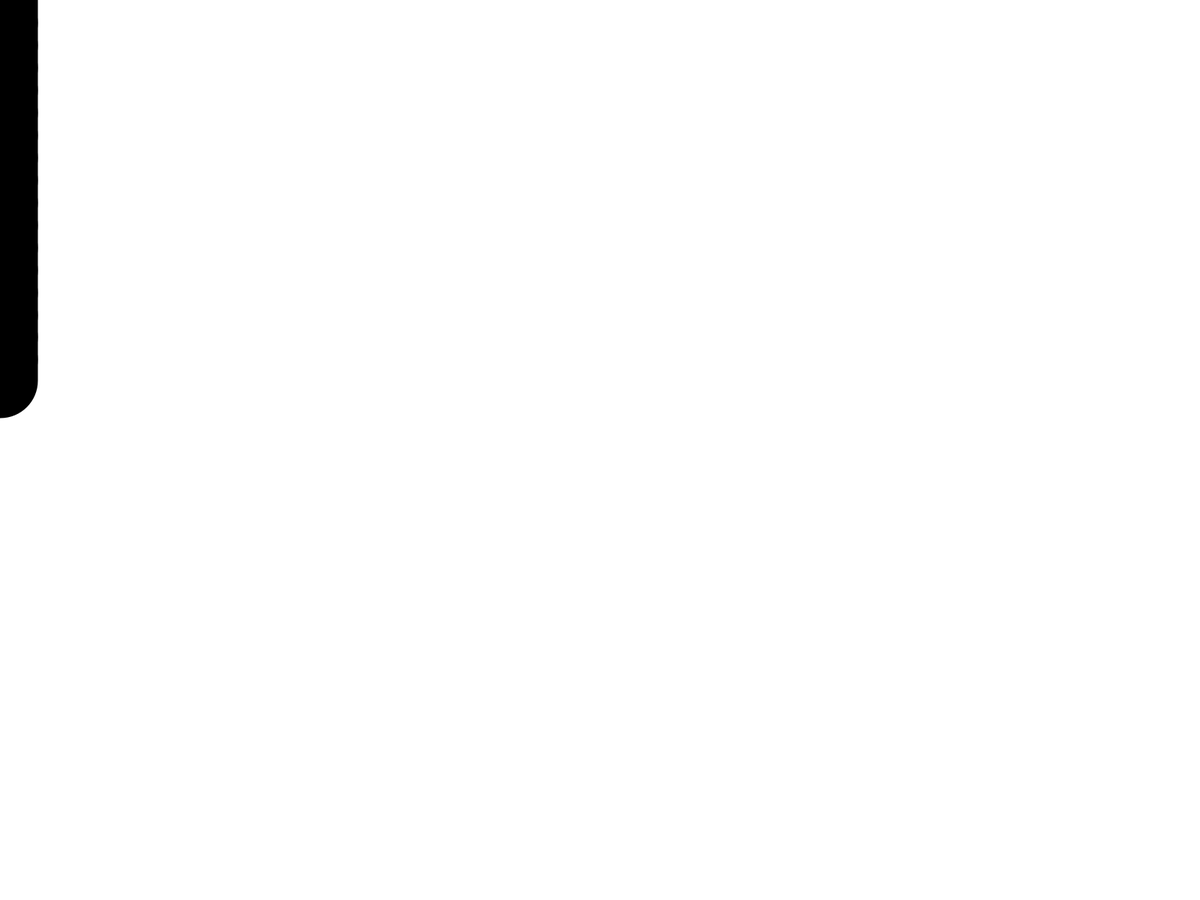
Frame 1 (no input)
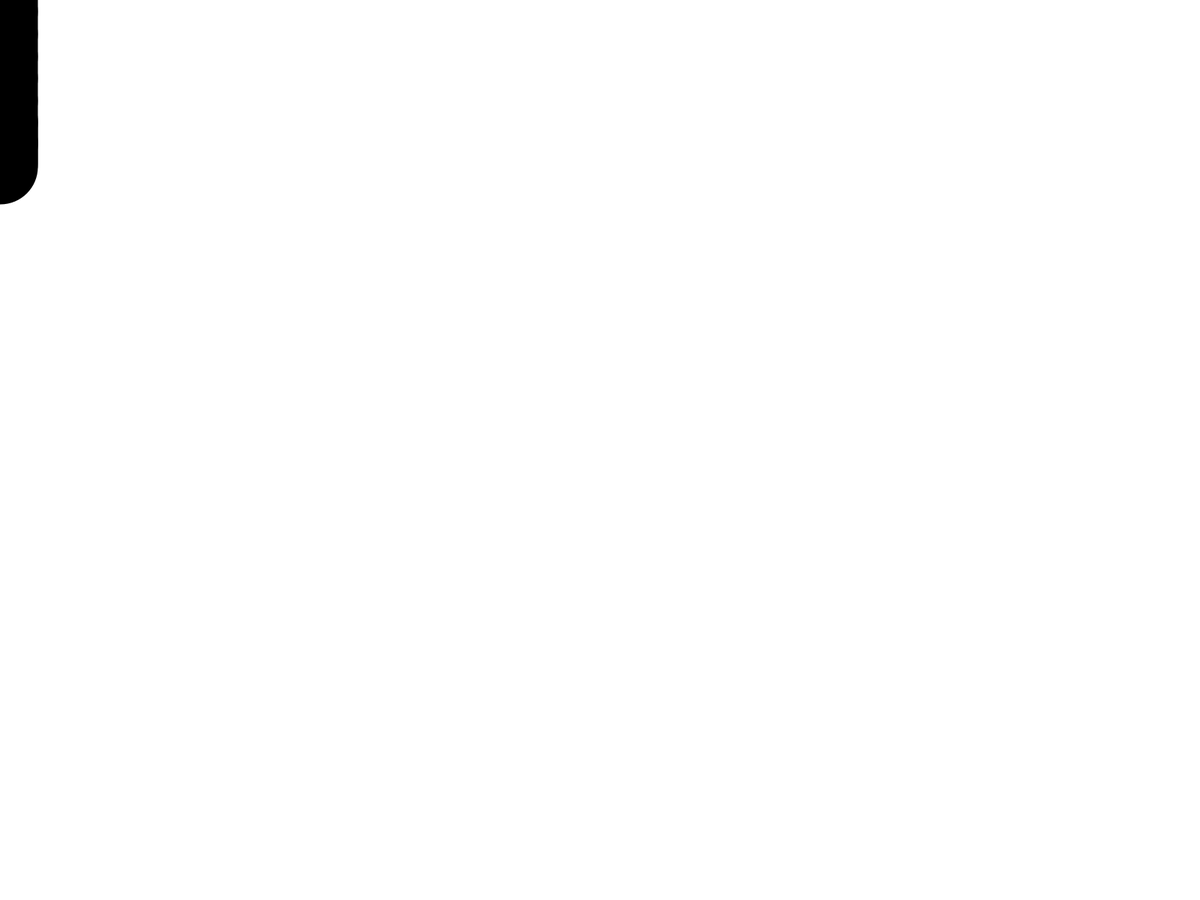
Frame 60 (the mouse pressed at the canvas centre just before this capture)
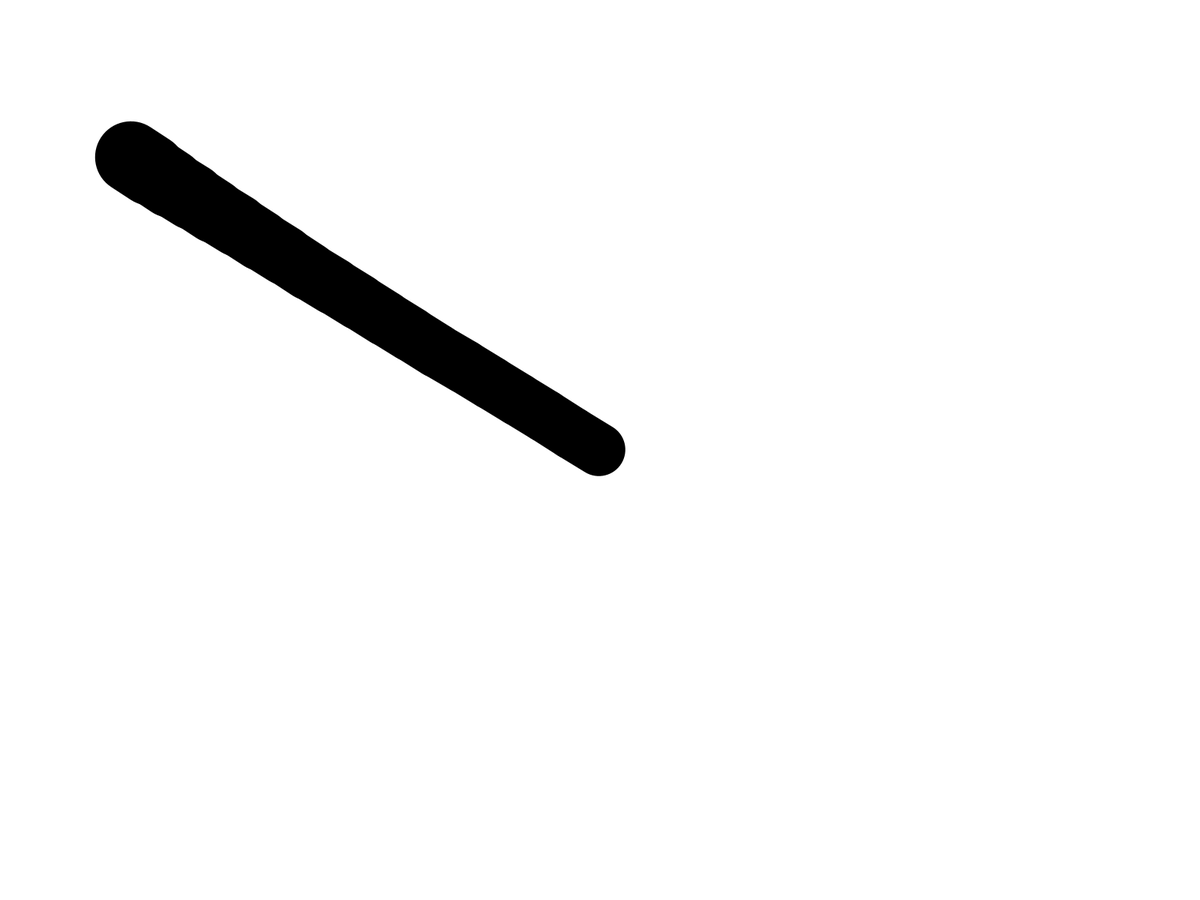
Frame 120 (the mouse held since frame 60 and released just before this capture)

The Processing sketch that drew these frames (run headless with seeded random() and noise(); from frame 60 on, the mouse is pressed at the canvas centre):

// Processing sketch: Isovolumetric_Spring
// ── Isovolumetric_Spring.pde
ArrayList<Node> nodes = new ArrayList<Node>();
ArrayList<Spring> springs = new ArrayList<Spring>();
float dt = 0.005;
float drag = 0.01;
Node A;

void setup() {
  fullScreen();
  //size(1000, 1000);
  A = new Node(0, 0);
  Node prevNode = A;
  nodes.add(A);
  for (int i = 1; i < 20; i++) {
    Node node = new Node(0, i*30);
    nodes.add(node);
    Spring spring = new Spring(prevNode, node, 100);
    springs.add(spring);
    prevNode = node;
  }
  A = prevNode;
}

void draw() {
  background(255);
  strokeWeight(1);
  for (int i = 0; i < 30; i++) {
    A.pos = new PVector(mouseX, mouseY);//loking A position
    for (Node node : nodes) {
      node.update();
    }
    for (Spring spring : springs) {
      spring.update();
    }
  }
  for (Node node : nodes) {
    node.show();
  }
  for (Spring spring : springs) {
    spring.show();
  }
}

// ── Node.pde
class Node{
  PVector pos, vel = new PVector(), f = new PVector();
  float mass = 1;
  
  Node(float x, float y){
    this.pos = new PVector(x, y);
  }
  
  void update(){
    vel.add(PVector.mult(f,dt/mass));
    pos.add(PVector.mult(vel, dt));
    f = new PVector();
    vel.mult(1-drag);
  }
  
  void show(){
    ellipse(pos.x, pos.y, 50, 50);
  }
}

// ── Spring.pde
class Spring{
  Node A, B;
  float baseLen, len;
  float V, baseThickness;
  float sPow = 1;//spring power
  
  Spring(Node A, Node B, float baseThickness){
    this.A = A;
    this.B = B;
    this.baseThickness = baseThickness;
    this.baseLen = PVector.dist(A.pos, B.pos);
    this.V = baseThickness * baseLen;
  }
  
  void update(){
    PVector diff = PVector.sub(B.pos, A.pos);
    len = diff.mag();
    float lenDiff = min(baseLen, len - baseLen);//limit max force
    A.f.add(PVector.mult(diff, lenDiff*sPow));
    B.f.add(PVector.mult(diff, -lenDiff*sPow));
  }
  
  void show(){
    float thickness = min(baseThickness, V / len);//limit max thickness
    strokeWeight(thickness);
    line(A.pos.x, A.pos.y, B.pos.x, B.pos.y);
  }
}
